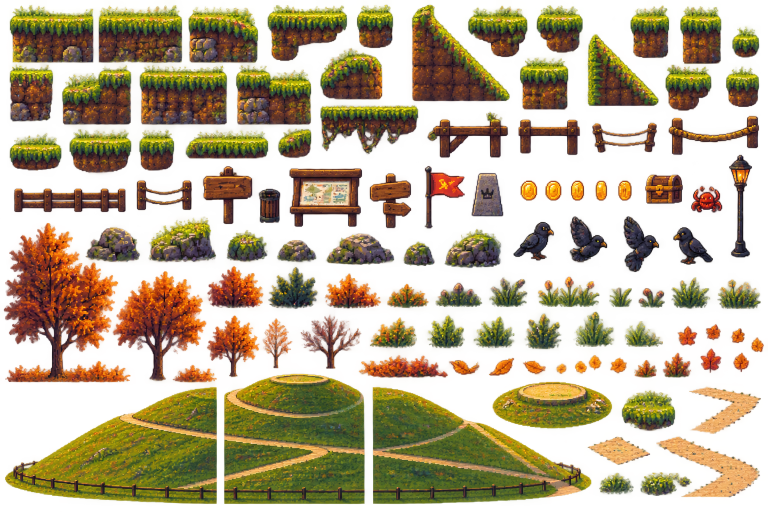
#> input picture assets/lvl4/kopiec/bloki.png, 1536 x 1024 px, found by its file name (shown at 1/2 size)
$ python extract_kopiec.py ../assets/lvl4/kopiec/bloki.png out.png
#> lines starting #> are read from the running program, lines starting #| are printed output that depends on the picture; after the words box and inside, x2 and y2 are one past the last pixel; in counts of white or black regions, pixels touching at a corner belong together
# Usage: python3 tools/extract_kopiec.py . contact_sheet.png  (needs Pillow, numpy, scipy)
# Cuts the Kopiec sprites out of assets/lvl4/kopiec/bloki.png into assets/game/lvl4/kopiec/<name>.png.
# Alpha is made binary at 128 (drops the red/yellow halo), each sprite keeps only its own connected blob(s).
import os, sys, json
import numpy as np
from PIL import Image, ImageDraw
from scipy import ndimage
proj = sys.argv[1]
src = np.array(Image.open(f"{proj}/assets/lvl4/kopiec/bloki.png").convert("RGBA"))
#> src is the input picture: shape (1024, 1536, 4); mean R, G, B, A 88.4, 63.5, 20.7, 119.7
mask = src[..., 3] >= 128
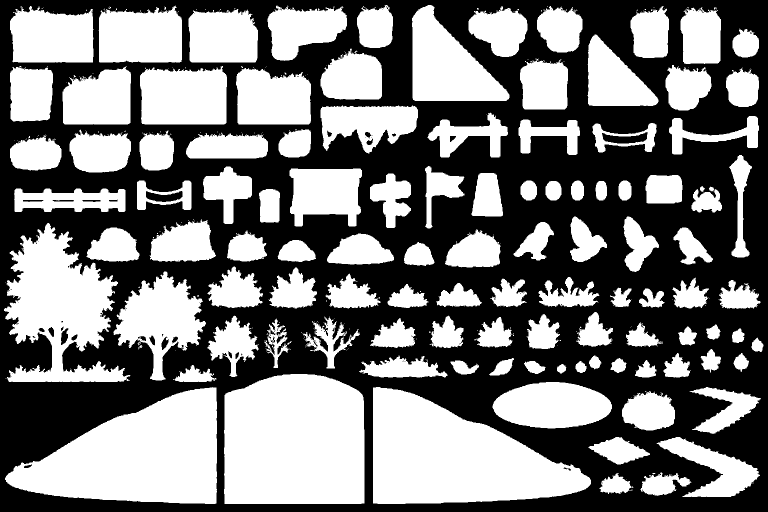
#> mask: shape (1024, 1536) bool (shown at 1/2 size); 48.2% white; 382 white regions (272 under 20 px), largest, box (x1, y1, x2, y2) and area: (448, 748, 729, 1008) 68725, (746, 774, 1182, 1008) 64090, (10, 774, 434, 1008) 62591
lab, n = ndimage.label(mask)
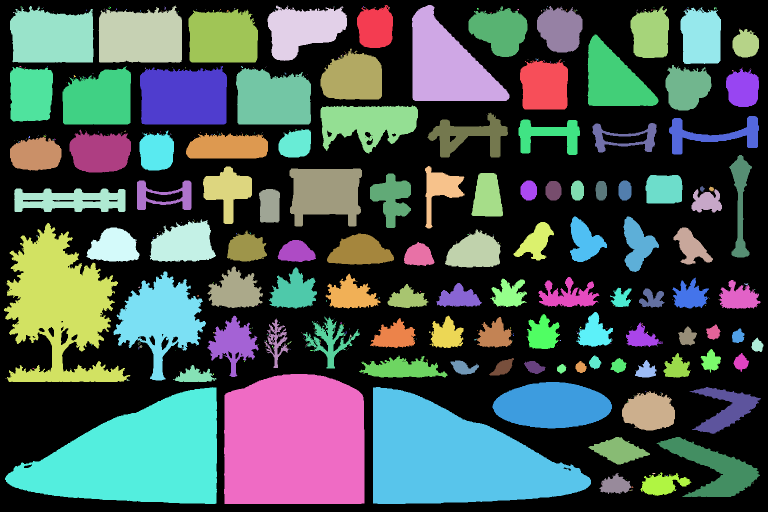
#> lab: shape (1024, 1536) int32 (shown at 1/2 size); 522 distinct labels, from 0 to 521; one colour per label, 0 black
#> n = 521
objs = ndimage.find_objects(lab)
#> objs = 521 items
big = [i + 1 for i, s in enumerate(objs) if (lab[s] == i + 1).sum() >= 300]
#> big = 105 values from 1 to 506
order = sorted(big, key=lambda i: (objs[i - 1][0].start // 60, objs[i - 1][1].start))
#> order = 105 values, max 506 at index 103, min 1 at index 4, mean 265
ID = {k: lab_id for k, lab_id in enumerate(order)}
#> ID = 105 items
NAMES = {
    "block_a": 0, "block_b": 1, "block_c": 2, "float_a": 3, "float_s": 4, "island_a": 6, "island_b": 7,
    "block_s1": 8, "block_s2": 9, "block_xs": 10, "hump": 11, "block_d": 13, "block_e": 14, "block_f": 15, "block_g": 16,
    "block_s3": 17, "block_s4": 18, "block_s5": 19, "deck": 20, "ledge_a": 24, "ledge_b": 25, "ledge_c": 26,
    "ledge_long": 27, "ledge_d": 28,
    "fence_post": 21, "fence_a": 22, "fence_rope": 29, "fence_rope_long": 23, "fence_long": 37, "fence_s": 38,
    "sign_board": 30, "bin": 39, "info_board": 31, "signpost": 32, "flag": 33, "monument": 34, "chest": 35, "lamp": 36,
    "rock_a": 47, "rock_b": 48, "rock_c": 49, "rock_d": 50, "rock_e": 51,
    "tree_big": 46, "tree_b": 60, "tree_c": 56, "tree_d": 70, "tree_e": 72, "tree_f": 71, "bush_a": 57, "bush_b": 61,
    "bush_c": 65, "bush_d": 68, "bush_e": 73, "bush_f": 76, "bush_g": 77, "leaves": 82,
}
out = f"{proj}/assets/game/lvl4/kopiec"
os.makedirs(out, exist_ok=True)
sizes = {}
sheet = Image.new("RGBA", (1600, 1400), (40, 40, 60, 255)); d = ImageDraw.Draw(sheet); x = y = 0; rowh = 0
#> after `sheet = Image.new('RGBA', (1600, 1400), (40, 40, 60, 255))`:
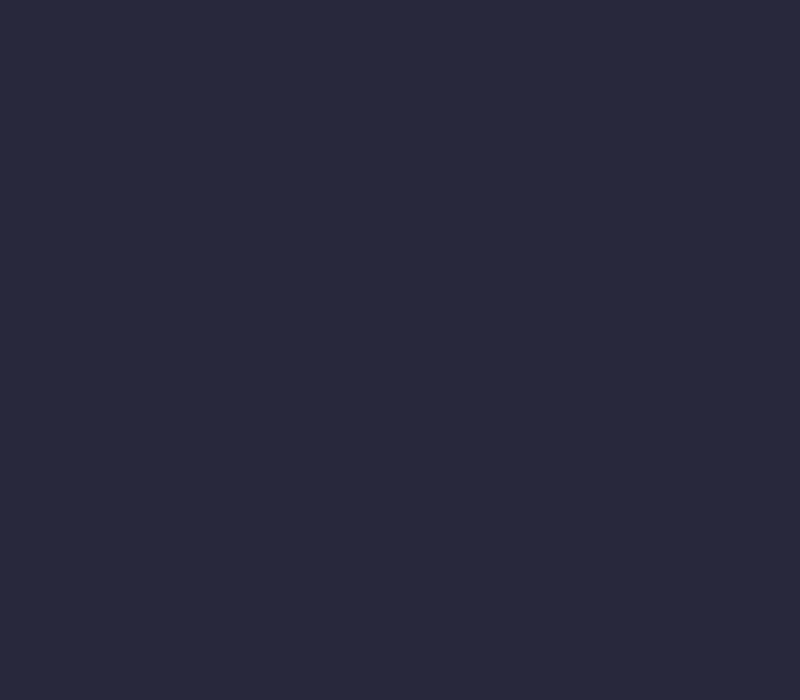
#> sheet: PIL image 1600x1400 RGBA (shown at 1/2 size); mean R, G, B, A 40, 40, 60, 255
for name, k in NAMES.items():
    lid = ID[k]; sl = objs[lid - 1]
    y0, y1, x0, x1 = sl[0].start, sl[0].stop, sl[1].start, sl[1].stop
    keep = lab[y0:y1, x0:x1] == lid
    px = src[y0:y1, x0:x1].copy()
    px[..., 3] = np.where(keep, 255, 0)
    im = Image.fromarray(px)
    im.save(f"{out}/{name}.png")
    sizes[name] = im.size
    if x + im.size[0] > 1600: x = 0; y += rowh + 14; rowh = 0
    sheet.alpha_composite(im, (x, y + 12)); d.text((x, y), name, fill=(255, 255, 0))
    x += im.size[0] + 8; rowh = max(rowh, im.size[1] + 12)
#> this loop made 57 passes
#> (lid, y0, y1, x0, x1) on passes 1 to 12: (5, 12, 125, 20, 187), (3, 11, 125, 197, 364), (48, 18, 125, 377, 516), (4, 11, 122, 535, 694), (1, 10, 96, 714, 786), (16, 13, 114, 937, 1055), (9, 12, 105, 1074, 1165), (11, 12, 116, 1261, 1338), (29, 15, 128, 1361, 1442), (89, 58, 115, 1465, 1518), (92, 97, 199, 641, 764), (123, 134, 243, 20, 106)
#> pass 1, `im = Image.fromarray(px)`:
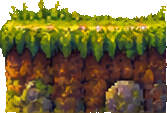
#> im: PIL image 167x113 RGBA; mean R, G, B, A 106.6, 93.2, 31, 218.8; transparent parts drawn white
#> after the loop:
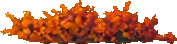
#> im: PIL image 177x44 RGBA; mean R, G, B, A 158.2, 60.8, 16.2, 150.4; transparent parts drawn white
#> after the loop:
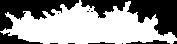
#> keep: shape (44, 177) bool; 59% white; 13 black regions (8 under 20 px), largest, box (x1, y1, x2, y2) and area: (81, 0, 177, 38) 1618, (0, 0, 79, 31) 1170, (0, 32, 43, 44) 245, (126, 40, 170, 44) 98, (88, 42, 115, 44) 32
#> after the loop:
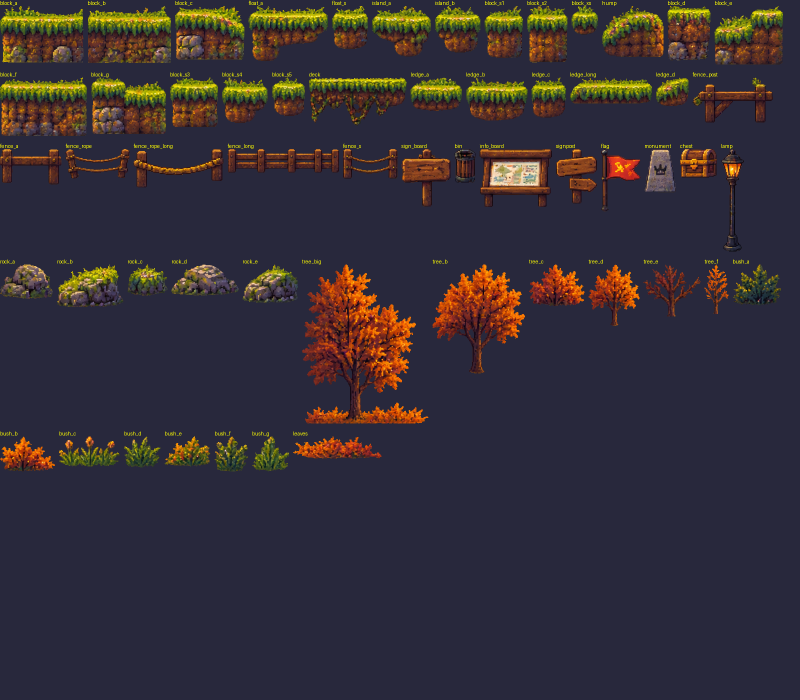
#> sheet: PIL image 1600x1400 RGBA (shown at 1/2 size); mean R, G, B, A 53.8, 47.2, 54.8, 255
#> after the loop, rowh = 82; sizes = 57 items; x = 771; y = 861
json.dump(sizes, open(f"{out}/../kopiec_sizes.json", "w"), indent=0)
sheet.save(sys.argv[2])
print(len(sizes), "sprites")
#| 57 sprites
